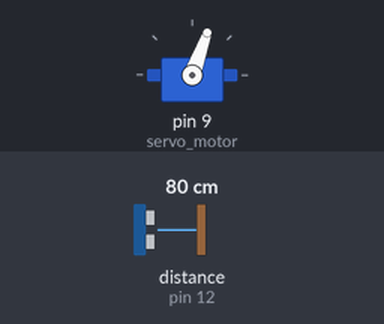
Simulated run of this sketch. Board: Arduino Uno, built with avr-gcc and run on an emulated ATmega328P. On the bench: servo. Wiring (inferred from the names in the program): ultrasonic range finder: trigger pin 13; echo pin 12. Inputs (shaded band) come from the test bench; at power-on: distance to the obstacle (sensor on pin 12) 80 cm. The echo pulse lasts 58.3 µs per cm; what the sketch prints to the serial monitor is not drawn.

Above: at 1.2 s.
1.3 s: distance to the obstacle (sensor on pin 12) set to 6 cm
2.8 s: distance to the obstacle (sensor on pin 12) set to 3 cm
At 3.3 s:
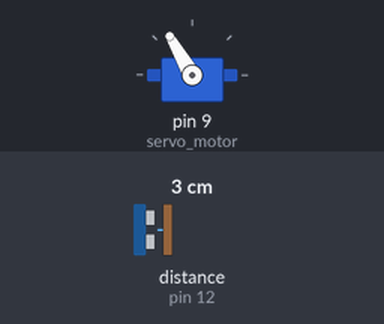
4.3 s: distance to the obstacle (sensor on pin 12) set to 28 cm
5.8 s: distance to the obstacle (sensor on pin 12) set to 35 cm
At 6.8 s:
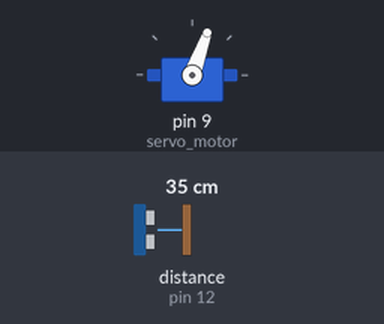
7.3 s: distance to the obstacle (sensor on pin 12) set to 2 cm
At 8.0 s:
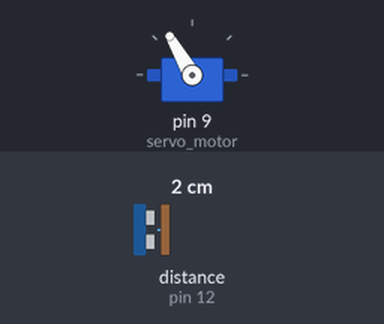
Timing chart, 0 to 9.8 s (numbered marks = the images above; inputs shaded):
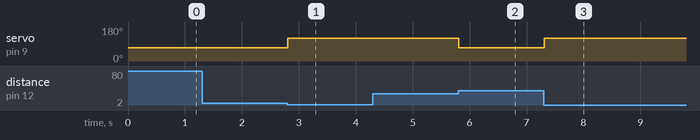

Measured:
- the behaviour switches between 5 and 4 cm on distance to the obstacle (sensor on pin 12) (found by bisection; images 0 and 1)
- the behaviour switches between 31 and 32 cm on distance to the obstacle (sensor on pin 12) (found by bisection; images 1 and 2)
- after the input at 2.8 s, servo on pin 9 (servo_motor): 70° → 120° at once
- after the input at 5.8 s, servo on pin 9 (servo_motor): 120° → 70° at once
- after the input at 7.3 s, servo on pin 9 (servo_motor): 70° → 120° at once

The sketch:

Sensor_OPTICO_GARRA.ino
```cpp
// PEOJETO ENSOR DE RÉ

#include<Servo.h>

Servo servo_motor;

const int TRIG = 13, ECHO = 12, buzzer = 7;
unsigned int intervalo, distancia;

void setup() {
  Serial.begin(9600);
  pinMode(TRIG,OUTPUT);
  pinMode(ECHO,INPUT);
  servo_motor.attach(9);  // Informa qual pino será usado para o servo declarado anteriormente.
  servo_motor.write(70); //Informa ao servo que deverá se posicionar a 10 graus
}

void loop() {
  distancia = sensor_morcego(TRIG,ECHO); // Chamada da função de leitura.
  Serial.println(distancia);
  if (distancia <= 3) { // Condicional para leituras inferiores a 10cm.
    servo_motor.write(120);
  }
  else if (distancia > 30) { // Condicional para leituras superiores a 60cm.
      servo_motor.write(70);
  }
}

int sensor_morcego(int pinotrig,int pinoecho){ // Função para leitura do sensor
  digitalWrite(pinotrig,LOW);
  delayMicroseconds(2);
  digitalWrite(pinotrig,HIGH);
  delayMicroseconds(10);
  digitalWrite(pinotrig,LOW);

  return pulseIn(pinoecho,HIGH)/59;
}
```
